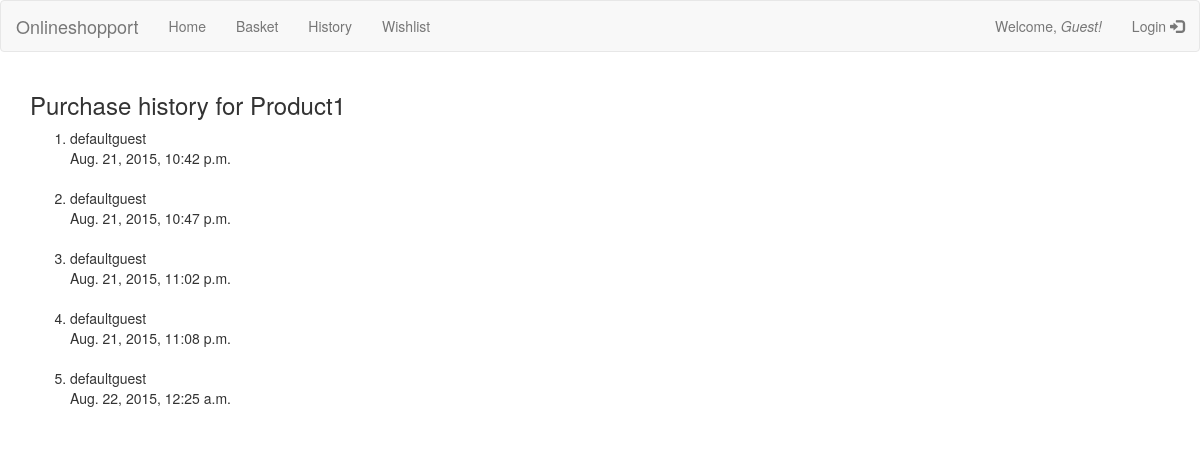
/itemhistory/Product1/, run on the app's committed database.
### osp/models.py (models this page shows, shortened)
class Basket(models.Model):
    customer = models.ForeignKey(Customer, null=True)
    totalbill = models.IntegerField()
    transaction = models.ForeignKey(Transaction, null=True)
    current = models.BooleanField(default=True)
    date = models.DateTimeField(default=datetime.now, blank=True)

class Customer(models.Model):
    name = models.CharField(max_length=50)

### osp/views.py (the view)
# urls.py: url(r'^itemhistory/(?P<prod_name>.+)/$', views.item_history, name='item_history'),
def item_history(request, prod_name):
    seller_item_basket = Basket.objects.filter(item__name=prod_name)
    return render(request, 'osp/itemhistory.html',
                  {'seller_item_basket': seller_item_basket,
                   'item'              : prod_name })

### osp/templates/osp/itemhistory.html
{% extends "osp/base.html" %}
{% block content %}
<h3>Purchase history for {{ item }}</h3>
<ol>
{% for b in seller_item_basket %}
    <li>
    {{ b.customer.name }} <br>
    {{ b.date }} <br>
    </li>
    <br>
{% endfor %}
</ol>
{% endblock %}

### data on the page
Basket: customer.name "defaultguest", date "Aug. 21, 2015, 10:42 p.m."
Basket: customer.name "defaultguest", date "Aug. 21, 2015, 10:47 p.m."
Basket: customer.name "defaultguest", date "Aug. 21, 2015, 11:02 p.m."
Basket: customer.name "defaultguest", date "Aug. 21, 2015, 11:08 p.m."
Basket: customer.name "defaultguest", date "Aug. 22, 2015, 12:25 a.m."

### other printed values
{{ item }} "Product1"
